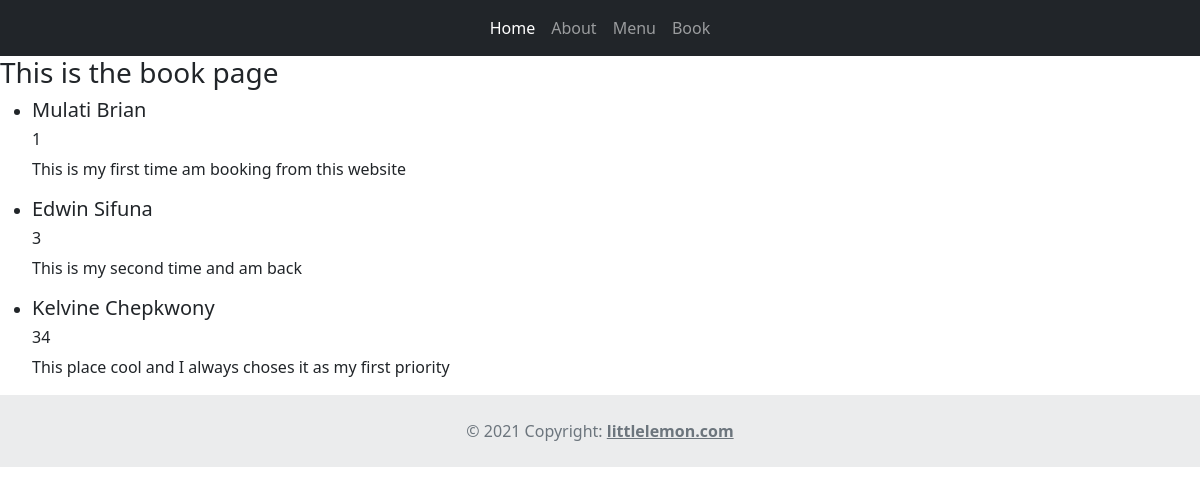
/book/, run on the app's committed database.
### home/models.py (models this page shows, shortened)
class Booking(models.Model):
    first_name=models.CharField(max_length=200)
    last_name=models.CharField(max_length=200)
    guest_number=models.IntegerField()
    comment=models.CharField(max_length=1000)

### home/views.py (the view)
# urls.py: path('book/',views.book,name="book"),
def book(request):
    bookings=Booking.objects.all()
    return render(request,'book.html',context={'bookings':bookings})

### home/templates/book.html
{% extends 'base.html' %}
{% block content %}
<h3>This is the book page</h3>
<ul>
    {% if bookings %}
    {% for booking in bookings %}
    <li>
        <h5>{{booking.first_name}} {{booking.last_name}}</h5>
        <h6>{{booking.guest_number}}</h6>
        <p>{{booking.comment}}</p>
    </li>
    {% endfor %}
    {% endif%}
</ul>
{% endblock %}

### home/templates/base.html (shortened to what this page needs)
<!DOCTYPE html>
<html lang="en">
<head>
    <link href="https://cdn.jsdelivr.net/npm/bootstrap@5.0.2/dist/css/bootstrap.min.css" rel="stylesheet">
</head>
<body>
    {% include 'header.html' %}
    {% block content %}
    {% endblock %}
    {% include 'footer.html' %}
</body>
</html>

### home/templates/header.html (shortened to what this page needs)
<nav class="navbar navbar-expand-lg navbar-dark bg-dark">
    <div class="container-fluid">
      <div class="collapse navbar-collapse justify-content-center" id="navbarSupportedContent">
        <ul class="navbar-nav">
          <li class="nav-item">
            <a class="nav-link active" aria-current="page" href="{% url 'index' %}">Home</a>
          </li>
          <li class="nav-item">
            <a class="nav-link" href="{% url 'about'%}">About</a>
          </li>
          <li class="nav-item">
            <a class="nav-link" href="{% url 'menu' %}">Menu</a>
          </li>
          <li class="nav-item">
            <a class="nav-link" href="{% url 'book' %}">Book</a>
          </li>
        </ul>
      </div>
    </div>
  </nav>

### home/templates/footer.html
<footer class="text-center text-lg-start bg-light text-muted">
    <div class="text-center p-4" style="background-color: rgba(0, 0, 0, 0.05);">
      © 2021 Copyright:
      <a class="text-reset fw-bold" href="#">littlelemon.com</a>
    </div>
  </footer>

### data on the page
Booking: first_name "Mulati", last_name "Brian", guest_number "1", comment "This is my first time am booking from this website"
Booking: first_name "Edwin", last_name "Sifuna", guest_number "3", comment "This is my second time and am back"
Booking: first_name "Kelvine", last_name "Chepkwony", guest_number "34", comment "This place cool and I always choses it as my first priority"
